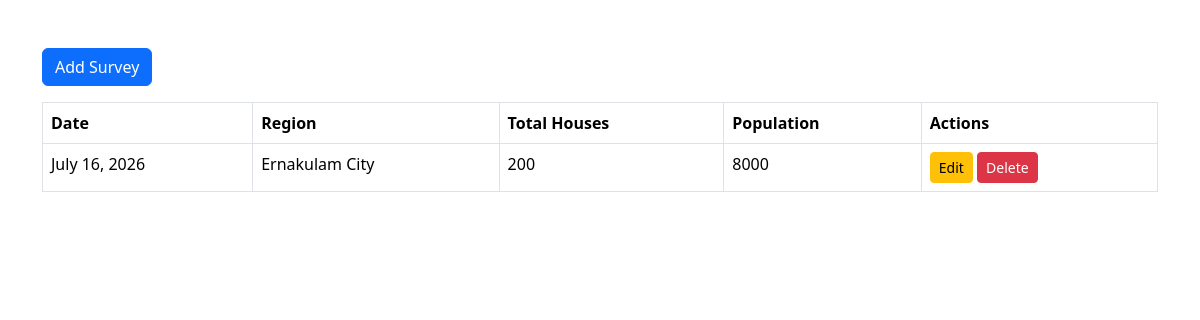
The app's page /survey_list/ (signed in) with its own data.
### HelathApp/models.py (models this page shows, shortened)
class Survey(models.Model):
    worker = models.ForeignKey(
        FieldWorker,
        on_delete=models.CASCADE
    )
    region = models.ForeignKey(
        Region,
        on_delete=models.CASCADE
    )
    survey_date = models.DateField()
    total_houses = models.PositiveIntegerField()
    houses_visited = models.PositiveIntegerField()
    total_population = models.PositiveIntegerField()
    male_population = models.PositiveIntegerField()
    female_population = models.PositiveIntegerField()
    children = models.PositiveIntegerField()
    senior_citizens = models.PositiveIntegerField()
    pregnant_women = models.PositiveIntegerField()
    disabled_people = models.PositiveIntegerField()
    vaccinated_people = models.PositiveIntegerField()
    unvaccinated_people = models.PositiveIntegerField()
    chronic_patients = models.PositiveIntegerField()
    fever_cases = models.PositiveIntegerField(default=0)
    suspected_dengue = models.PositiveIntegerField(default=0)
    suspected_malaria = models.PositiveIntegerField(default=0)
    water_sources_checked = models.PositiveIntegerField(default=0)
    unsafe_water_sources = models.PositiveIntegerField(default=0)
    sanitation_issues = models.PositiveIntegerField(default=0)
    awareness_programs = models.PositiveIntegerField(default=0)
    remarks = models.TextField(blank=True)
    created_at = models.DateTimeField(auto_now_add=True)

class Region(models.Model):
    REGION_TYPES = [
        ('Urban', 'Urban'),
        ('Rural', 'Rural'),
        ('Tribal', 'Tribal'),
    ]
    region_name = models.CharField(max_length=100)
    region_type = models.CharField(
        max_length=20,
        choices=REGION_TYPES
    )
    latitude = models.DecimalField(
        max_digits=9,
        decimal_places=6
    )
    longitude = models.DecimalField(
        max_digits=9,
        decimal_places=6
    )

### HelathApp/views.py (the view)
# urls.py: path("survey_list/", views.survey_list, name="survey_list"),
def survey_list(request):
    worker = FieldWorker.objects.get(id=request.session['worker_id'])
    surveys = Survey.objects.filter(worker=worker).order_by("-survey_date")
    return render(request, "survey_list.html", {"surveys": surveys})

### HelathApp/templates/survey_list.html (shortened to what this page needs)
<!DOCTYPE html>
<html>
<head>
<link href="https://cdn.jsdelivr.net/npm/bootstrap@5.3.3/dist/css/bootstrap.min.css" rel="stylesheet">
</head>
<body>
<div class="container mt-5">
<a href="{% url 'add_survey' %}" class="btn btn-primary mb-3">
Add Survey
</a>
<table class="table table-bordered table-hover">
<tr>
<th>Date</th>
<th>Region</th>
<th>Total Houses</th>
<th>Population</th>
<th>Actions</th>
</tr>
{% for i in surveys %}
<tr>
<td>{{i.survey_date}}</td>
<td>{{i.region.region_name}}</td>
<td>{{i.total_houses}}</td>
<td>{{i.total_population}}</td>
<td>
<a href="{% url 'edit_survey' i.id %}" class="btn btn-warning btn-sm">
Edit
</a>
<a href="{% url 'delete_survey' i.id %}"
class="btn btn-danger btn-sm"
onclick="return confirm('Delete?')">
Delete
</a>
</td>
</tr>
{% endfor %}
</table>
</div>
</body>
</html>

### records on screen
Survey: survey_date "July 16, 2026", region.region_name "Ernakulam City", total_houses "200", total_population "8000"
